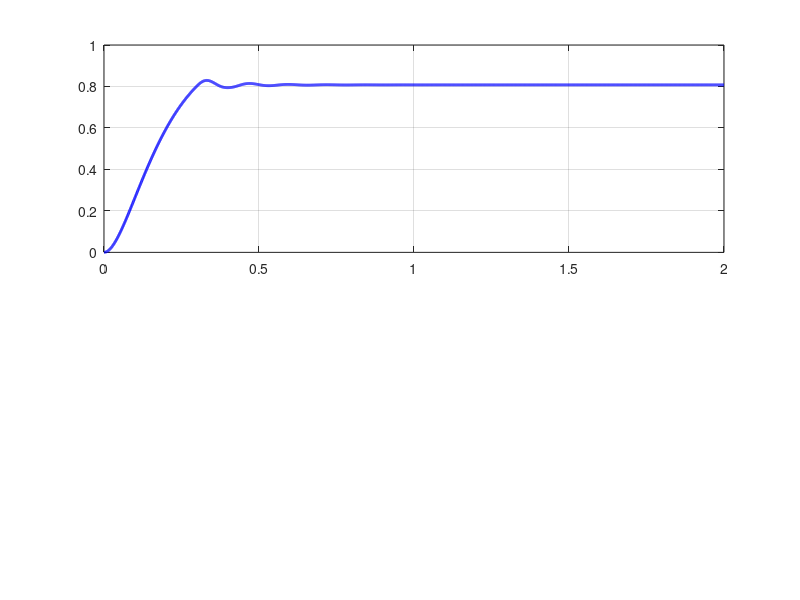

Recreate this plot in MATLAB. (Note: this script raises an error after producing the figure.)
%% [Ch11] 힘 제어 및 임피던스 제어 (Force Control & Impedance Control)
% =========================================================================
% 설명:
%   본 스크립트는 로봇 엔드이펙터가 강체 환경(Stiff Wall, K_env)과 접촉할 때
%   발생하는 접촉력을 제어하기 위한 임피던스 제어(Impedance Control) 및
%   작업 공간에서의 하이브리드 위치/힘 제어(Hybrid Position/Force Control)를
%   시뮬레이션하고, 접촉 안정성과 힘 추종 성능을 검증합니다.
%
% 주요 학습 내용:
%   1. 환경 접촉 모델: F_ext = K_env * (x - x_wall)  (x > x_wall 인 경우)
%   2. 목표 임피던스 거동: M_d * (x_ddot - x_ddot_d) + B_d * (x_dot - x_dot_d) + K_d * (x - x_d) = -F_ext
%   3. 가상 강성(K_d) 및 가상 감쇠(B_d) 조절을 통한 접촉력 수렴 및 충격 완화
%   4. 하이브리드 제어: 선택 행렬 S를 이용해 X축은 접촉력(F_des), Y축은 위치(y_des) 독립 제어
% =========================================================================

clc; clear; close all;

fprintf('=================================================================\n');
fprintf('  [Ch11] 로봇 임피던스 제어 및 하이브리드 힘/위치 제어 시뮬레이션\n');
fprintf('=================================================================\n\n');

%% 1. 환경 및 로봇 물리 파라미터 정의
m_eff = 2.0;       % 엔드이펙터 등가 질량 [kg]
b_eff = 0.5;       % 엔드이펙터 감쇠 계수 [N*s/m]
x_wall = 0.8;      % 환경 벽의 위치 [m]
K_env = 5000.0;    % 환경 강성 (매우 단단한 벽) [N/m]

%% 2. 임피던스 제어기 파라미터 설정 (가상 질량-스프링-댐퍼)
M_d = 2.0;         % 원하는 가상 질량 [kg]
B_d = 40.0;        % 원하는 가상 감쇠 [N*s/m]
K_d = 200.0;       % 원하는 가상 스프링 강성 [N/m]

% 목표 위치: 벽 안쪽으로 침투하려는 명령 (x_d = 1.0 m > x_wall = 0.8 m)
% 이를 통해 정상상태 접촉력 유도: F_ss = K_env * K_d / (K_env + K_d) * (x_d - x_wall)
x_des = 1.0;
dx_des = 0.0;
ddx_des = 0.0;

F_expected = (K_env * K_d) / (K_env + K_d) * (x_des - x_wall);

fprintf('[1] 시뮬레이션 조건 및 임피던스 설계:\n');
fprintf(' - 벽 위치 x_wall = %.2f m | 환경 강성 K_env = %.0f N/m\n', x_wall, K_env);
fprintf(' - 가상 목표 위치 x_des = %.2f m (침투 명령: %.2f m)\n', x_des, x_des - x_wall);
fprintf(' - 가상 파라미터: M_d = %.1f kg, B_d = %.1f Ns/m, K_d = %.1f N/m\n', M_d, B_d, K_d);
fprintf(' - 이론상 정상상태 기대 접촉력 F_ss: %.2f N\n\n', F_expected);

%% 3. 임피던스 제어 시뮬레이션 (0초 ~ 2초)
t_end = 2.0;
dt = 0.001;
t = 0:dt:t_end;
N = length(t);

x   = zeros(N, 1);
dx  = zeros(N, 1);
F_e = zeros(N, 1);
u_f = zeros(N, 1);

% 초기 위치: 벽 앞 (x=0 m)
x(1) = 0.0;
dx(1) = 0.0;

for k = 1:(N - 1)
    xk = x(k);
    dxk = dx(k);
    
    % 1. 환경 접촉력 계산 (벽 접촉 시에만 반력 발생)
    if xk > x_wall
        f_ext = K_env * (xk - x_wall);
    else
        f_ext = 0.0;
    end
    F_e(k) = f_ext;
    
    % 2. 임피던스 제어 입력 가속도 명령
    % alpha = ddx_des + (1/M_d) * (B_d * (dx_des - dxk) + K_d * (x_des - xk) - f_ext)
    alpha = ddx_des + (1/M_d) * (B_d * (dx_des - dxk) + K_d * (x_des - xk) - f_ext);
    
    % 제어력 (피드백 선형화)
    u = m_eff * alpha + b_eff * dxk + f_ext;
    u_f(k) = u;
    
    % 실제 시스템 동역학: m_eff * ddx + b_eff * dx + f_ext = u
    ddx = (u - b_eff * dxk - f_ext) / m_eff;
    
    % 수치 적분
    dx(k + 1) = dxk + ddx * dt;
    x(k + 1)  = xk  + dxk * dt;
end
F_e(N) = (x(N) > x_wall) * K_env * (x(N) - x_wall);
u_f(N) = u_f(N - 1);

%% 4. 결과 요약 출력
fprintf('[2] 시뮬레이션 결과:\n');
fprintf(' - 최종 정상상태 위치 x_final: %.4f m (벽면 침투량: %.2f mm)\n', x(end), (x(end) - x_wall)*1000);
fprintf(' - 최종 정상상태 접촉력:        %.2f N (이론값과 오차: %.4f N)\n\n', F_e(end), abs(F_e(end) - F_expected));

%% 5. 시각화 (Figure 1: 위치 응답 및 환경 접촉력)
figure('Name', 'Ch11: Impedance & Contact Force Control', 'NumberTitle', 'off', ...
       'Color', 'w', 'Position', [150, 100, 1000, 700]);

% (1) 엔드이펙터 위치 응답
subplot(2, 1, 1);
plot(t, x, 'b-', 'LineWidth', 2.0, 'DisplayName', 'End-Effector Position x(t)');
hold on; grid on;
yline(x_wall, 'r--', 'Stiff Wall (x = 0.8 m)', 'LineWidth', 1.8);
yline(x_des, 'k:', 'Virtual Target (x_d = 1.0 m)', 'LineWidth', 1.5);
ylabel('Position [m]', 'FontWeight', 'bold');
title('End-Effector Position with Stiff Wall Contact', 'FontSize', 12, 'FontWeight', 'bold');
legend('Location', 'southeast');
ylim([0, 1.1]);

% (2) 환경 접촉력 응답
subplot(2, 1, 2);
plot(t, F_e, 'r-', 'LineWidth', 2.0, 'DisplayName', 'Contact Force F_{ext}(t)');
hold on; grid on;
yline(F_expected, 'k--', sprintf('Steady Force (%.1f N)', F_expected), 'LineWidth', 1.5);
ylabel('Contact Force [N]', 'FontWeight', 'bold');
xlabel('Time [s]', 'FontWeight', 'bold');
title('Contact Force Response (Smooth Impact & Regulated Force)', 'FontSize', 12, 'FontWeight', 'bold');
legend('Location', 'southeast');

fprintf(' 임피던스 및 힘 제어 시뮬레이션 완료.\n');
